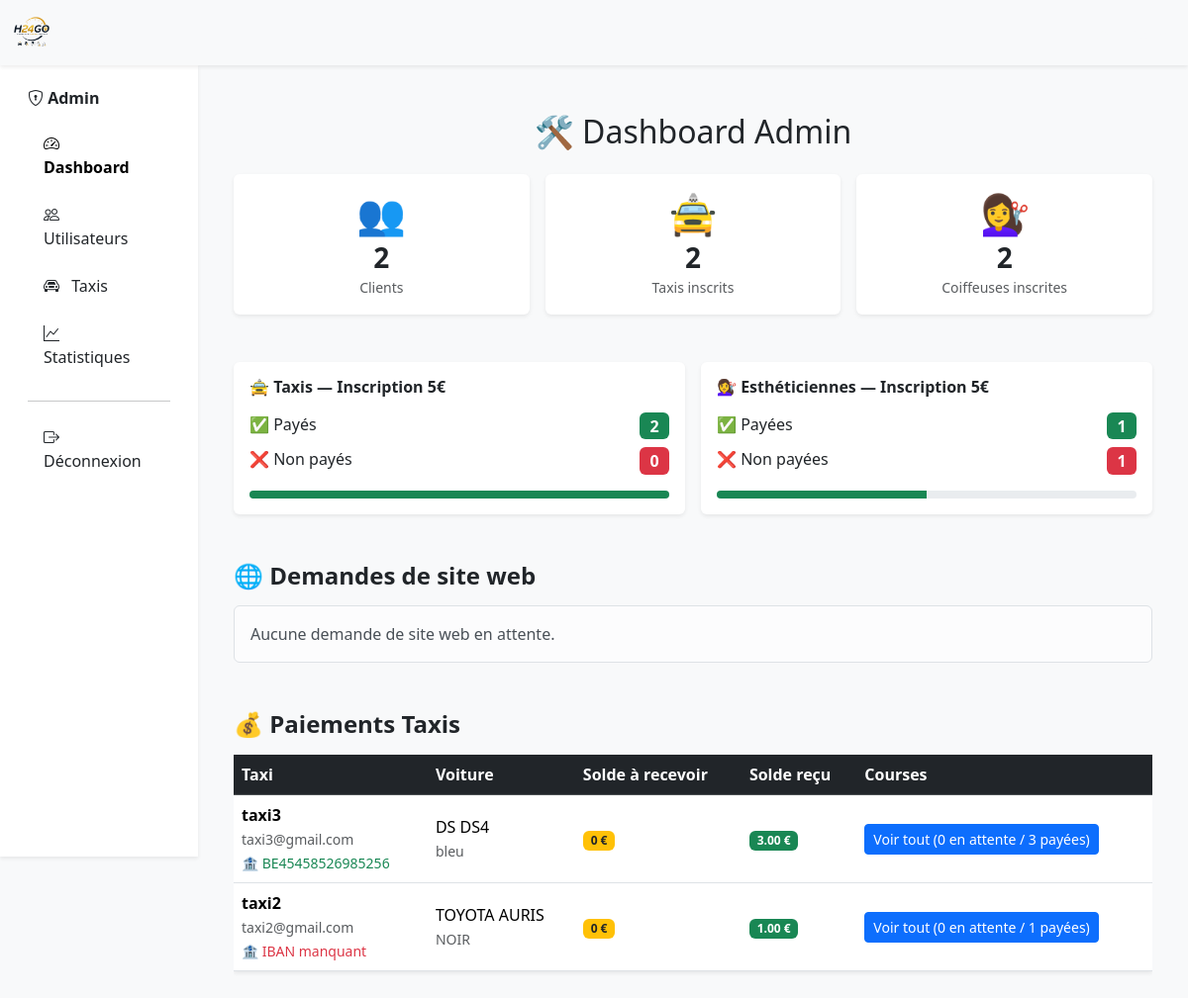
Page /adminis/dashboard/ (signed in) on the earlier database version.
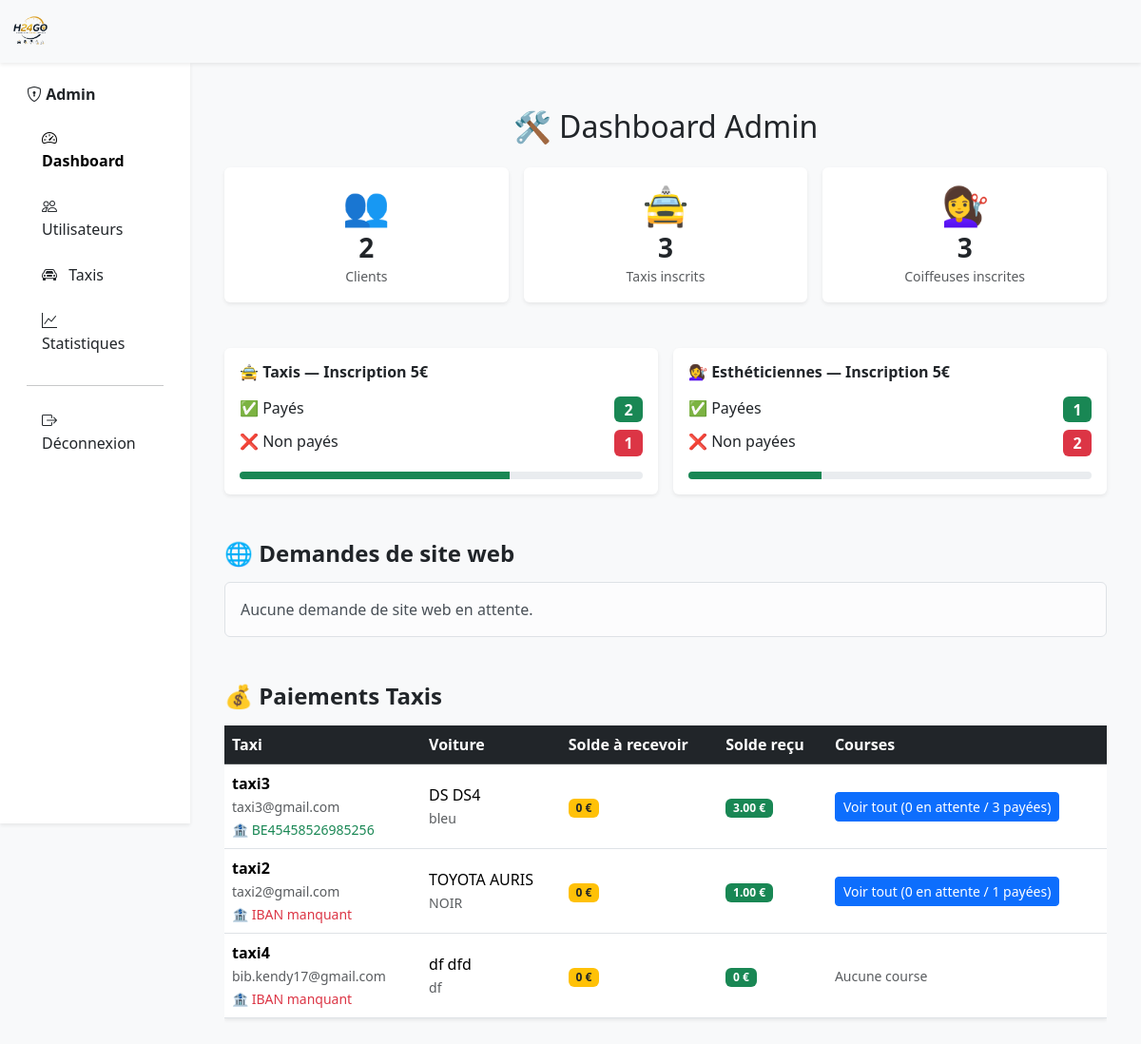
Same page on the later database version.
### core/models.py (models this page shows, shortened)
class Taxi(models.Model):
    user = models.OneToOneField(User, on_delete=models.CASCADE, related_name='taxi')
    phone_number = models.CharField(max_length=20, blank=True, null=True)
    marque = models.CharField(max_length=50, blank=True, null=True)
    modele = models.CharField(max_length=50, blank=True, null=True)
    couleur = models.CharField(max_length=30, blank=True, null=True)
    is_paid = models.BooleanField(default=False)
    iban = models.CharField(max_length=34, blank=True, null=True, help_text="Numéro de compte bancaire BE (IBAN)")
    latitude = models.FloatField(null=True, blank=True)
    longitude = models.FloatField(null=True, blank=True)
    position_updated_at = models.DateTimeField(null=True, blank=True)

class User(AbstractUser):
    ROLE_CHOICES = (
        ('client', 'Client'),
        ('coiffeuse', 'Coiffeuse'),
        ('taxi', 'Taxi'),
    )
    role = models.CharField(max_length=20, choices=ROLE_CHOICES)

### core/views.py (the view)
# urls.py: path('adminis/dashboard/', views.admin_dashboard, name='admin_dashboard'),
@staff_member_required
def admin_dashboard(request):
    taxis = Taxi.objects.all()
    nb_clients = Client.objects.count()
    nb_taxis = taxis.count()
    nb_coiffeuses = Coiffeuse.objects.count()
    demandes_website = DemandeWebsite.objects.filter(traitee=False).select_related('coiffeuse__user')
    nb_taxis_payes = sum(
        1 for t in taxis
        if Payment.objects.filter(user=t.user, role="taxi", status="success").exists()
    )
    nb_taxis_non_payes = nb_taxis - nb_taxis_payes
    coiffeuses = Coiffeuse.objects.all()
    nb_coiffeuses_payees = sum(
        1 for c in coiffeuses
        if Payment.objects.filter(user=c.user, role="coiffeuse", status="success").exists()
    )
    nb_coiffeuses_non_payees = nb_coiffeuses - nb_coiffeuses_payees
    for taxi in taxis:
        courses_paid = Course.objects.filter(taxi=taxi, status='paid')
        courses_non_validees = courses_paid.filter(paiement_admin=False)
        taxi.solde_a_recevoir = sum(c.prix_propose for c in courses_non_validees)
        taxi.solde_recu = sum(
            c.prix_propose for c in courses_paid.filter(paiement_admin=True)
        )
        taxi.courses_a_payer = courses_non_validees
        taxi.courses_recues = courses_paid.filter(paiement_admin=True)
    return render(request, "admin/dashboard.html", {
        "taxis": taxis,
        "nb_clients": nb_clients,
        "nb_taxis": nb_taxis,
        "nb_coiffeuses": nb_coiffeuses,
        "nb_taxis_payes": nb_taxis_payes,
        "nb_taxis_non_payes": nb_taxis_non_payes,
        "nb_coiffeuses_payees": nb_coiffeuses_payees,
        "nb_coiffeuses_non_payees": nb_coiffeuses_non_payees,
        "demandes_website": demandes_website,
    })

### core/templates/admin/dashboard.html (shortened to what the changed rows need)
{% extends "admin/base_admin.html" %}
{% block content %}
<div class="container my-4">
    <h2 class="mb-4 text-center">🛠️ Dashboard Admin</h2>
    <div class="row g-3 mb-5">
        <div class="col-6 col-md-4">
            <div class="card shadow-sm text-center border-0 h-100">
                <div class="card-body">
                    <div class="display-6 mb-1">🚖</div>
                    <h3 class="fw-bold mb-0">{{ nb_taxis }}</h3>
                    <small class="text-muted">Taxis inscrits</small>
                </div>
            </div>
        </div>
        <div class="col-6 col-md-4">
            <div class="card shadow-sm text-center border-0 h-100">
                <div class="card-body">
                    <div class="display-6 mb-1">💇‍♀️</div>
                    <h3 class="fw-bold mb-0">{{ nb_coiffeuses }}</h3>
                    <small class="text-muted">Coiffeuses inscrites</small>
                </div>
            </div>
        </div>
    </div>
    <div class="row g-3 mb-5">
        <div class="col-12 col-md-6">
            <div class="card shadow-sm border-0 h-100">
                <div class="card-body">
                    <div class="d-flex justify-content-between">
                        <span>❌ Non payés</span>
                        <span class="badge bg-danger fs-6">{{ nb_taxis_non_payes }}</span>
                    </div>
                </div>
            </div>
        </div>
        <div class="col-12 col-md-6">
            <div class="card shadow-sm border-0 h-100">
                <div class="card-body">
                    <div class="d-flex justify-content-between">
                        <span>❌ Non payées</span>
                        <span class="badge bg-danger fs-6">{{ nb_coiffeuses_non_payees }}</span>
                    </div>
                </div>
            </div>
        </div>
    </div>
    {% if taxis %}
    <div class="table-responsive">
        <table class="table table-hover shadow-sm align-middle">
            <thead class="table-dark">
                <tr>
                    <th>Taxi</th>
                    <th>Voiture</th>
                    <th>Solde à recevoir</th>
                    <th>Solde reçu</th>
                    <th>Courses</th>
                </tr>
            </thead>
            <tbody>
                {% for taxi in taxis %}
                <tr>
                    <td>
                        <strong>{{ taxi.user.username }}</strong><br>
                        <small class="text-muted">{{ taxi.user.email }}</small>
                        {% if taxi.iban %}
                            <br><small class="text-success">🏦 {{ taxi.iban }}</small>
                        {% else %}
                            <br><small class="text-danger">🏦 IBAN manquant</small>
                        {% endif %}
                    </td>
                    <td>
                        {% if taxi.marque %}{{ taxi.marque }}{% endif %}
                        {% if taxi.modele %} {{ taxi.modele }}{% endif %}
                        {% if taxi.couleur %}<br><small class="text-muted">{{ taxi.couleur }}</small>{% endif %}
                    </td>
                    <td><span class="badge bg-warning text-dark">{{ taxi.solde_a_recevoir }} €</span></td>
                    <td><span class="badge bg-success">{{ taxi.solde_recu }} €</span></td>
                    <td>
                        {% if taxi.courses_a_payer or taxi.courses_recues %}
                            <button class="btn btn-primary btn-sm"
                                    type="button"
                                    data-bs-toggle="collapse"
                                    data-bs-target="#coursesTaxi{{ taxi.id }}">
                                Voir tout
                                ({{ taxi.courses_a_payer|length }} en attente /
                                {{ taxi.courses_recues|length }} payées)
                            </button>
                        {% else %}
                            <span class="text-muted small">Aucune course</span>
                        {% endif %}
                    </td>
                </tr>
                {% endfor %}
            </tbody>
        </table>
    </div>
    {% else %}
        <div class="alert alert-info text-center">Aucun taxi enregistré pour le moment.</div>
    {% endif %}
</div>
{% endblock %}

Differences in the rows shown:
added Taxi: user.username "taxi4", user.email "bib.kendy17@gmail.com", iban "🏦 IBAN manquant", marque "df", modele "dfd", couleur "df", solde_a_recevoir "0", solde_recu "0", shows "Aucune course"
Other differences:
{{ nb_taxis }}: "2" → "3"
{{ nb_coiffeuses }}: "2" → "3"
{{ nb_taxis_non_payes }}: "0" → "1"
{{ nb_coiffeuses_non_payees }}: "1" → "2"
